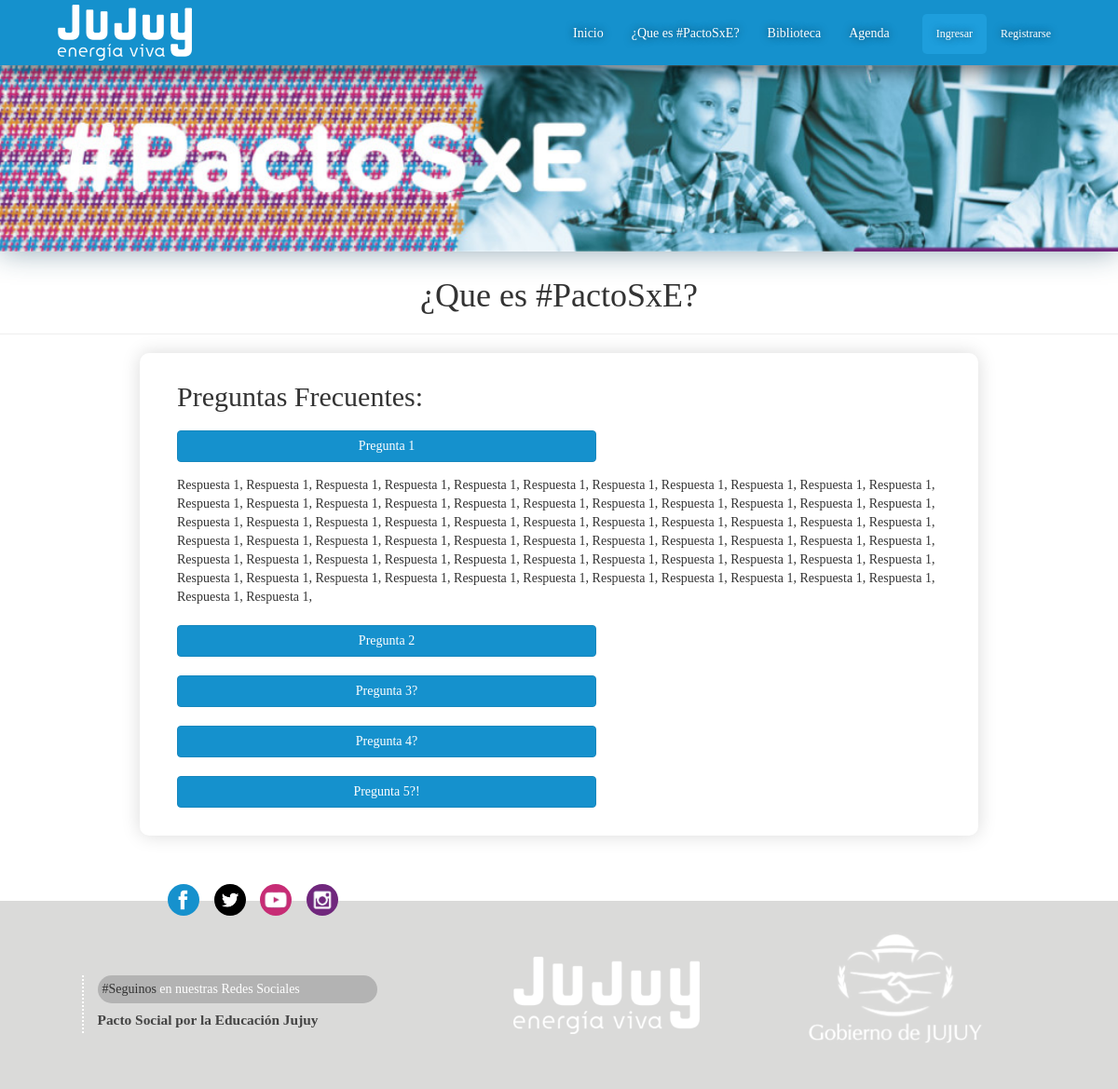
/faq/, run on an earlier commit of the app's database.
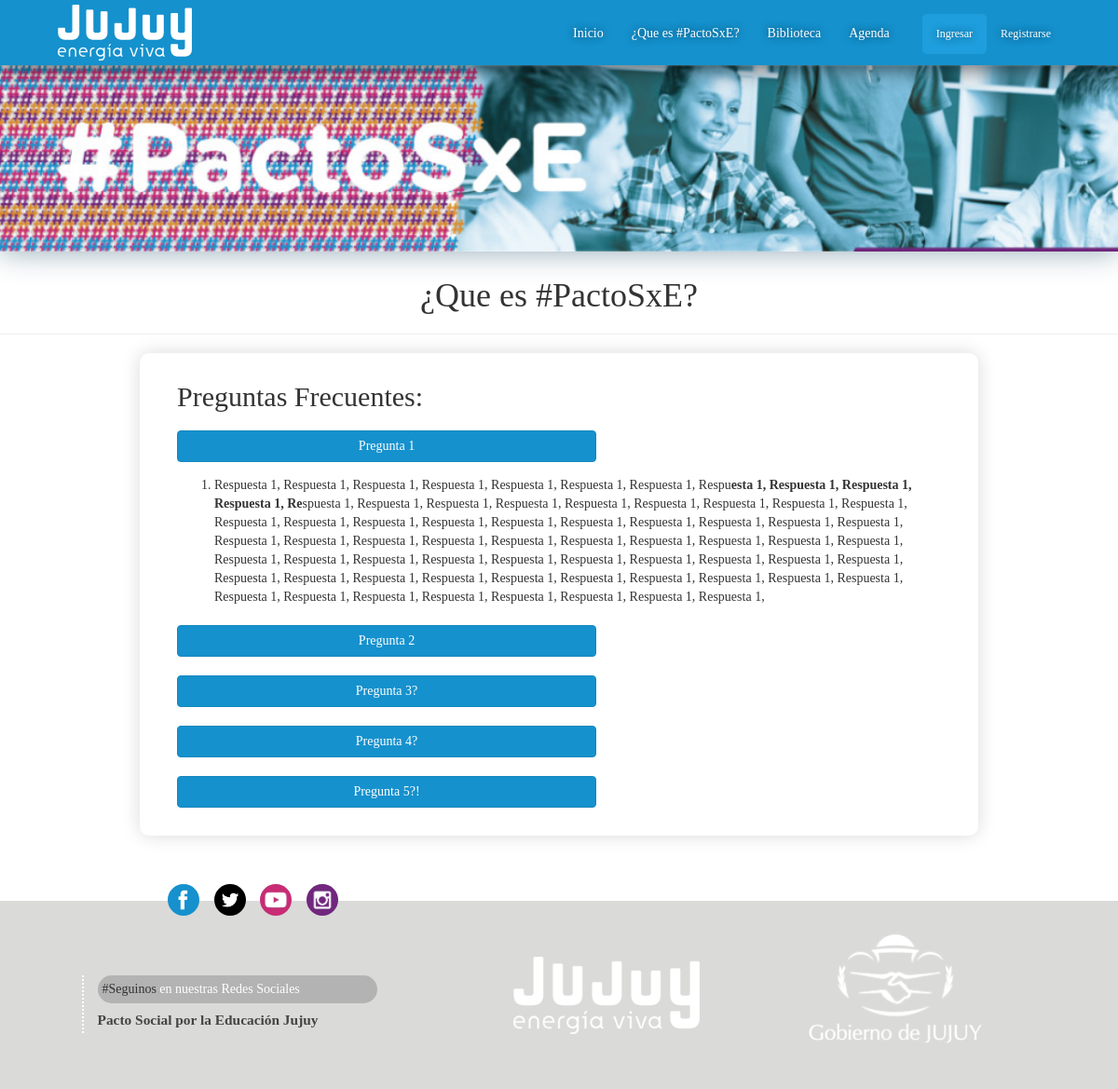
And on a later commit of the database.
### core/models.py (models this page shows, shortened)
class Faq(models.Model):
    orden = models.IntegerField()
    pregunta = models.CharField('Titulo', max_length=200)
    respuesta = HTMLField()

### core/views.py (the view)
# urls.py: url('^faq/$', views.faq, name='faq'),
def faq(request):
    textos = Texto.objects.all()
    faqs = Faq.objects.all()
    return render(request, 'faq.html', {'textos' : textos, 'faqs' : faqs })

### core/templates/faq.html (shortened to what this page needs)
{% extends 'base.html' %}
{% block content %}
<div class="quees">
    <h1>¿Que es #PactoSxE?</h1>
    <hr>
    <div class="seccion-preguntas-frecuentes">
        <h2>Preguntas Frecuentes:</h2>
        <ul class="preguntas-frecuentes">
            {% for faq in faqs %}
            <li>
                <button class="btn btn-primary" type="button" data-toggle="collapse" data-target="#{{ faq.id }}" aria-expanded="false" aria-controls="collapseExample">
                  {{ faq.pregunta }}
                </button>
                <div id="{{ faq.id }}" class="collapse">{{ faq.respuesta | safe }}</div>
            </li>
            {% endfor %}
        </ul>
    </div>
</div>
{% endblock %}

What changed in the data, as far as the page shows it:
changed Faq "Pregunta 1": respuesta "…Respuesta 1, Respuesta 1, Respuesta 1, Respuesta 1, Respuesta 1, Respuesta 1, Respuesta 1, Respuesta 1, Respuesta…" → "…Respuesta 1, Respuesta 1, Respu esta 1, Respuesta 1, Respuesta 1, Respuesta 1, Re spuesta 1, Respuesta 1, Respuesta…"
